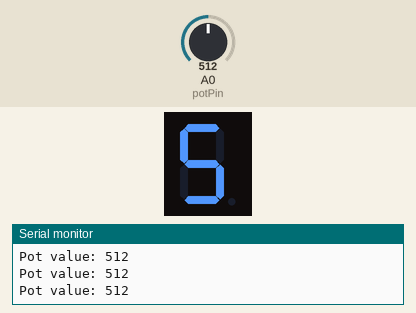
A sketch run on a simulated Arduino Uno, built with avr-gcc and run on an emulated ATmega328P. Shown: 1-digit seven-segment display, the last lines printed to the serial monitor. Wiring (inferred from the names in the program): 1-digit 7-segment display, segments lit when HIGH: segments pin 2, pin 3, pin 4, pin 5, pin 6, pin 7, pin 8, pin 9. The test bench sets the inputs (shaded band); at power-on: A0 (potPin) = 512. The segment pins are drawn as the display they are named for.

Above: at 1.4 s.
1.5 s: A0 (potPin) set to 215
At 2.3 s:
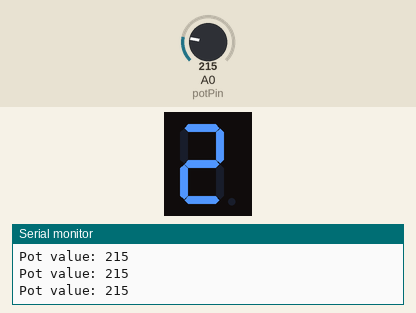
3.0 s: A0 (potPin) set to 192
At 3.5 s:
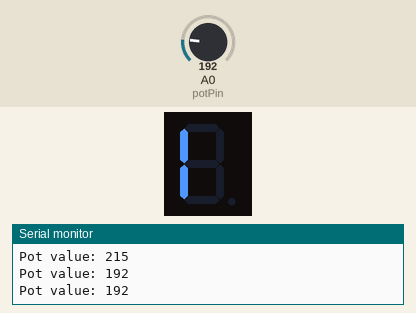
4.5 s: A0 (potPin) set to 108
6.0 s: A0 (potPin) set to 93
At 7.2 s:
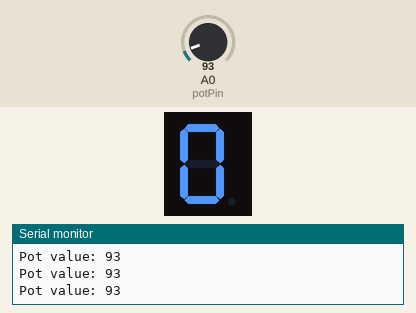
7.5 s: A0 (potPin) set to 122
At 8.4 s:
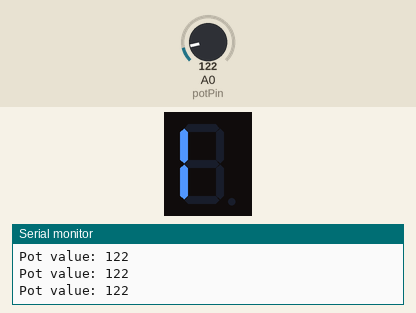
9.0 s: A0 (potPin) set to 0
At 9.6 s:
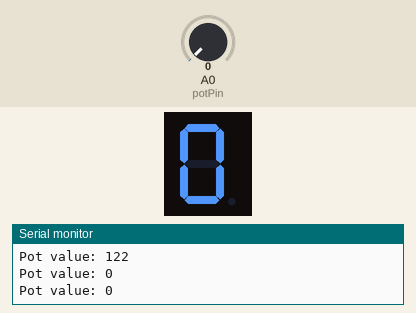
Timing chart, 0 to 11.5 s (numbered marks = the images above; inputs shaded):
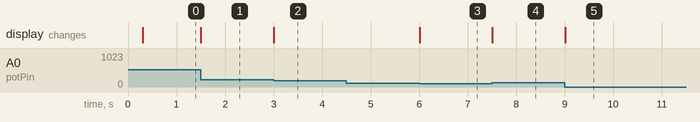

The sketch:

seven_segment.ino
```cpp
#define A  2
#define B  3
#define C  4
#define D  5
#define E  6
#define F  7
#define G  8
#define DP 9

const int potPin = A0;
int potVal = 0;

int num = 0;

void printNumber(unsigned int num) {
  digitalWrite(A, LOW);
  digitalWrite(B, LOW);
  digitalWrite(C, LOW);
  digitalWrite(D, LOW);
  digitalWrite(E, LOW);
  digitalWrite(F, LOW);
  digitalWrite(G, LOW);
  switch (num) {
    case 0:
      digitalWrite(A, HIGH);
      digitalWrite(B, HIGH);
      digitalWrite(C, HIGH);
      digitalWrite(D, HIGH);
      digitalWrite(E, HIGH);
      digitalWrite(F, HIGH);
      break;
    case 1:
      digitalWrite(E, HIGH);
      digitalWrite(F, HIGH);
      break;
    case 2:
      digitalWrite(A, HIGH);
      digitalWrite(B, HIGH);
      digitalWrite(E, HIGH);
      digitalWrite(D, HIGH);
      digitalWrite(G, HIGH);
      break;
    case 3:
      digitalWrite(A, HIGH);
      digitalWrite(B, HIGH);
      digitalWrite(C, HIGH);
      digitalWrite(D, HIGH);
      digitalWrite(G, HIGH);
      break;
    case 4:
      digitalWrite(F, HIGH);
      digitalWrite(B, HIGH);
      digitalWrite(G, HIGH);
      digitalWrite(C, HIGH);
      break;
    case 5:
      digitalWrite(A, HIGH);
      digitalWrite(F, HIGH);
      digitalWrite(G, HIGH);
      digitalWrite(C, HIGH);
      digitalWrite(D, HIGH);
      break;
    case 6:
      digitalWrite(A, HIGH);
      digitalWrite(F, HIGH);
      digitalWrite(G, HIGH);
      digitalWrite(C, HIGH);
      digitalWrite(D, HIGH);
      digitalWrite(E, HIGH);
      break;
    case 7:
      digitalWrite(A, HIGH);
      digitalWrite(B, HIGH);
      digitalWrite(C, HIGH);
      break;
    case 8:
      digitalWrite(A, HIGH);
      digitalWrite(B, HIGH);
      digitalWrite(C, HIGH);
      digitalWrite(D, HIGH);
      digitalWrite(E, HIGH);
      digitalWrite(F, HIGH);
      digitalWrite(G, HIGH);
      break;
    case 9:
      digitalWrite(A, HIGH);
      digitalWrite(B, HIGH);
      digitalWrite(C, HIGH);
      digitalWrite(D, HIGH);
      digitalWrite(F, HIGH);
      digitalWrite(G, HIGH);
      break;
  }
}

void setup() {
  pinMode(A, OUTPUT);
  pinMode(B, OUTPUT);
  pinMode(C, OUTPUT);
  pinMode(D, OUTPUT);
  pinMode(E, OUTPUT);
  pinMode(F, OUTPUT);
  pinMode(G, OUTPUT);
  pinMode(DP, OUTPUT); // Decimal point

  Serial.begin(9600);
}

void loop() {
  int wrapped = ((num - 1) % 9) + 1;
//  printNumber(wrapped);
  delay(300);
  num += 1;
  potVal = analogRead(potPin);
  Serial.print("Pot value: ");
  Serial.println(potVal);
  printNumber(potVal * 10 / 1024);
}
```

Measured:
- the behaviour switches between 205 and 204 on A0 (potPin) (found by bisection; images 1 and 2)
- the behaviour switches between 103 and 102 on A0 (potPin) (found by bisection; images 2 and 3)
- after the input at 1.5 s, the display: changes at once (image 1)
- after the input at 3.0 s, the display: changes at once (image 2)
- after the input at 6.0 s, the display: changes at once (image 3)
- after the input at 7.5 s, the display: changes at once (image 4)
- after the input at 9.0 s, the display: changes at once (image 5)
